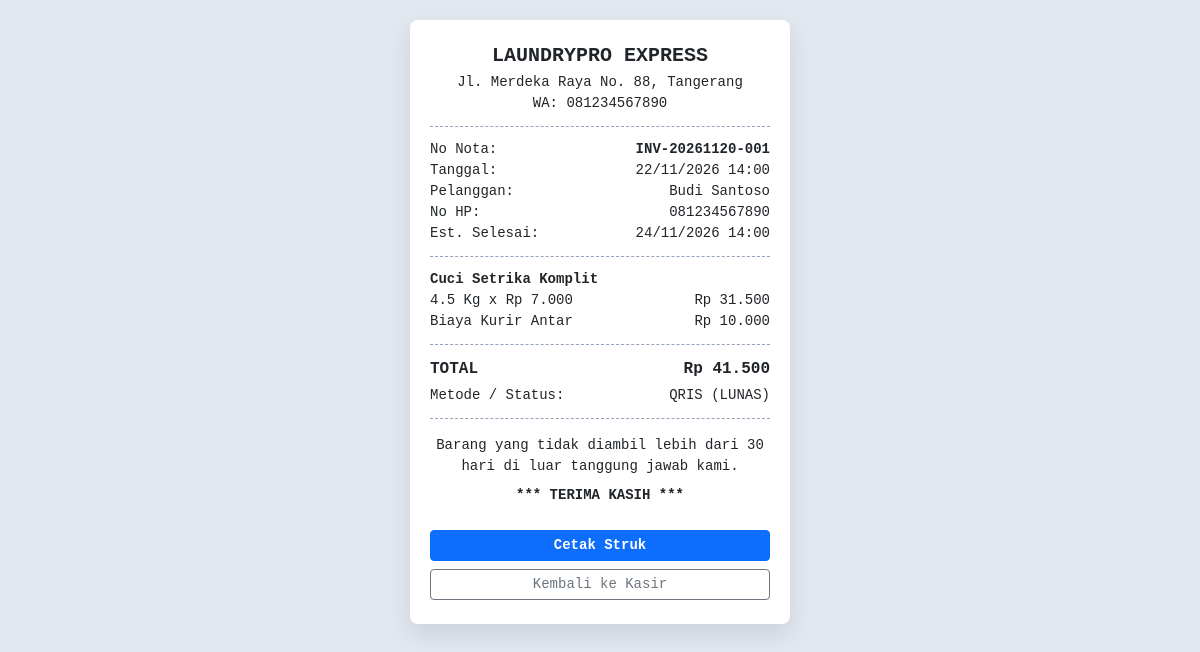
Screenshot of /struk.php?id=1 with the database file from the repository.
### tables this page shows
CREATE TABLE `pengaturan_toko` (
    `id` INT PRIMARY KEY DEFAULT 1,
    `nama_toko` VARCHAR(100) NOT NULL DEFAULT 'LaundryPro Express',
    `tagline` VARCHAR(150) NOT NULL DEFAULT 'Bersih, Wangi, Rapi & Tepat Waktu',
    `alamat_toko` TEXT NOT NULL,
    `no_wa_toko` VARCHAR(25) NOT NULL,
    `biaya_antar_default` DECIMAL(12,2) NOT NULL DEFAULT 10000,
    `catatan_struk` VARCHAR(255) NOT NULL DEFAULT 'Terima kasih telah mempercayakan pakaian Anda kepada kami.'
);

CREATE TABLE `transaksi` (
    `id` INT AUTO_INCREMENT PRIMARY KEY,
    `kode_invoice` VARCHAR(30) NOT NULL UNIQUE,
    `pelanggan_id` INT NULL,
    `nama_pelanggan` VARCHAR(100) NOT NULL,
    `no_hp` VARCHAR(20) NOT NULL,
    `alamat_antar` TEXT NULL,
    `layanan_id` INT NULL,
    `jenis_layanan` VARCHAR(100) NOT NULL,
    `harga_satuan` DECIMAL(12,2) NOT NULL DEFAULT 0,
    `berat_qty` DECIMAL(8,2) NOT NULL,
    `satuan` VARCHAR(20) NOT NULL DEFAULT 'Kg',
    `subtotal` DECIMAL(12,2) NOT NULL,
    `diskon` DECIMAL(12,2) NOT NULL DEFAULT 0,
    `biaya_antar` DECIMAL(12,2) NOT NULL DEFAULT 0,
    `total_harga` DECIMAL(12,2) NOT NULL,
    `metode_bayar` ENUM('Tunai', 'QRIS', 'Transfer Bank') NOT NULL DEFAULT 'Tunai',
    `status_bayar` ENUM('Belum Lunas', 'Lunas') NOT NULL DEFAULT 'Lunas',
    `pakai_antar` TINYINT(1) NOT NULL DEFAULT 0,
    `status_cucian` ENUM('Baru Masuk', 'Proses Cuci', 'Proses Setrika', 'Siap Diambil', 'Selesai') NOT NULL DEFAULT 'Baru Masuk',
    `status_antar` ENUM('Ambil Sendiri', 'Menunggu Diantar', 'Sedang Diantar', 'Terkirim') NOT NULL DEFAULT 'Ambil Sendiri',
    `catatan` TEXT NULL,
    `estimasi_selesai` DATETIME NULL,
    `tanggal_transaksi` DATETIME DEFAULT CURRENT_TIMESTAMP,
    `updated_at` TIMESTAMP DEFAULT CURRENT_TIMESTAMP ON UPDATE CURRENT_TIMESTAMP,
    CONSTRAINT `fk_transaksi_user` FOREIGN KEY (`pelanggan_id`) REFERENCES `users`(`id`) ON DELETE SET NULL,
    CONSTRAINT `fk_transaksi_layanan` FOREIGN KEY (`layanan_id`) REFERENCES `layanan`(`id`) ON DELETE SET NULL
);

### config/helpers.php (called while the page is built, shortened)
<?php
function e(?string $str): string {
    return htmlspecialchars($str ?? '', ENT_QUOTES, 'UTF-8');
}
function rupiah($angka): string {
    return 'Rp ' . number_format((float)$angka, 0, ',', '.');
}
function get_toko(PDO $pdo): array {
    $stmt = $pdo->query("SELECT * FROM pengaturan_toko WHERE id = 1");
    return $stmt->fetch() ?: [
        'nama_toko' => 'LaundryPro Express',
        'tagline' => 'Solusi Laundry Modern',
        'alamat_toko' => 'Jl. Merdeka No. 1',
        'no_wa_toko' => '081234567890',
        'biaya_antar_default' => 10000,
        'catatan_struk' => 'Terima kasih atas kepercayaan Anda.'
    ];
}

### struk.php (the view, shortened to what this page needs)
<?php
require_once 'config/database.php';
require_once 'config/helpers.php';
$id = (int)($_GET['id'] ?? 0);
$stmt = $pdo->prepare("SELECT * FROM transaksi WHERE id = ?");
$stmt->execute([$id]);
$trx = $stmt->fetch();
$toko = get_toko($pdo);
?>
<!DOCTYPE html>
<html lang="id">
<head>
    <link href="https://cdn.jsdelivr.net/npm/bootstrap@5.3.3/dist/css/bootstrap.min.css" rel="stylesheet">
</head>
<body>
    <div class="receipt-paper">
        <div class="text-center">
            <h5 class="fw-bold mb-1"><?= strtoupper(e($toko['nama_toko'])); ?></h5>
            <div class="small"><?= e($toko['alamat_toko']); ?></div>
            <div class="small">WA: <?= e($toko['no_wa_toko']); ?></div>
        </div>
        <div class="dashed-line"></div>
        <div class="small">
            <div class="d-flex justify-content-between"><span>No Nota:</span><strong><?= e($trx['kode_invoice']); ?></strong></div>
            <div class="d-flex justify-content-between"><span>Tanggal:</span><span><?= date('d/m/Y H:i', strtotime($trx['tanggal_transaksi'])); ?></span></div>
            <div class="d-flex justify-content-between"><span>Pelanggan:</span><span><?= e($trx['nama_pelanggan']); ?></span></div>
            <div class="d-flex justify-content-between"><span>No HP:</span><span><?= e($trx['no_hp']); ?></span></div>
            <?php if ($trx['estimasi_selesai']): ?>
                <div class="d-flex justify-content-between"><span>Est. Selesai:</span><span><?= date('d/m/Y H:i', strtotime($trx['estimasi_selesai'])); ?></span></div>
            <?php endif; ?>
        </div>
        <div class="dashed-line"></div>
        <div class="small">
            <div class="fw-bold"><?= e($trx['jenis_layanan']); ?></div>
            <div class="d-flex justify-content-between">
                <span><?= (float)$trx['berat_qty']; ?> <?= e($trx['satuan']); ?> x <?= rupiah($trx['harga_satuan']); ?></span>
                <span><?= rupiah($trx['subtotal']); ?></span>
            </div>
            <?php if ((float)$trx['biaya_antar'] > 0): ?>
                <div class="d-flex justify-content-between">
                    <span>Biaya Kurir Antar</span>
                    <span><?= rupiah($trx['biaya_antar']); ?></span>
                </div>
            <?php endif; ?>
        </div>
        <div class="dashed-line"></div>
        <div class="d-flex justify-content-between fw-bold fs-6">
            <span>TOTAL</span>
            <span><?= rupiah($trx['total_harga']); ?></span>
        </div>
        <div class="d-flex justify-content-between small mt-1">
            <span>Metode / Status:</span>
            <span><?= e($trx['metode_bayar']); ?> (<?= strtoupper(e($trx['status_bayar'])); ?>)</span>
        </div>
        <div class="dashed-line"></div>
        <div class="text-center small mt-3">
            <p class="mb-2"><?= e($toko['catatan_struk']); ?></p>
            <div class="fw-bold">*** TERIMA KASIH ***</div>
        </div>
        <div class="mt-4 d-grid gap-2 no-print">
            <button onclick="window.print()" class="btn btn-primary btn-sm fw-bold">Cetak Struk</button>
            <a href="admin_dashboard.php?page=transaksi_baru" class="btn btn-outline-secondary btn-sm">Kembali ke Kasir</a>
        </div>
    </div>
</body>
</html>

### struk.php (style rules this page uses)
body { background: #e2e8f0; font-family: 'Courier New', Courier, monospace; padding: 20px 10px; }
.receipt-paper { max-width: 380px; margin: 0 auto; background: #fff; padding: 24px 20px; border-radius: 8px; box-shadow: 0 10px 25px rgba(0,0,0,0.1); }
.dashed-line { border-top: 1px dashed #94a3b8; margin: 12px 0; }

### rows the page displays
pengaturan_toko: nama_toko "LAUNDRYPRO EXPRESS", alamat_toko "Jl. Merdeka Raya No. 88, Tangerang", no_wa_toko "081234567890", catatan_struk "Barang yang tidak diambil lebih dari 30 hari di luar tanggung jawab kami."
transaksi: kode_invoice "INV-20261120-001", tanggal_transaksi "22/11/2026 14:00", nama_pelanggan "Budi Santoso", no_hp "081234567890", estimasi_selesai "24/11/2026 14:00", jenis_layanan "Cuci Setrika Komplit", berat_qty "4.5", satuan "Kg", harga_satuan "Rp 7.000", subtotal "Rp 31.500", biaya_antar "Rp 10.000", total_harga "Rp 41.500", metode_bayar "QRIS", status_bayar "LUNAS"
